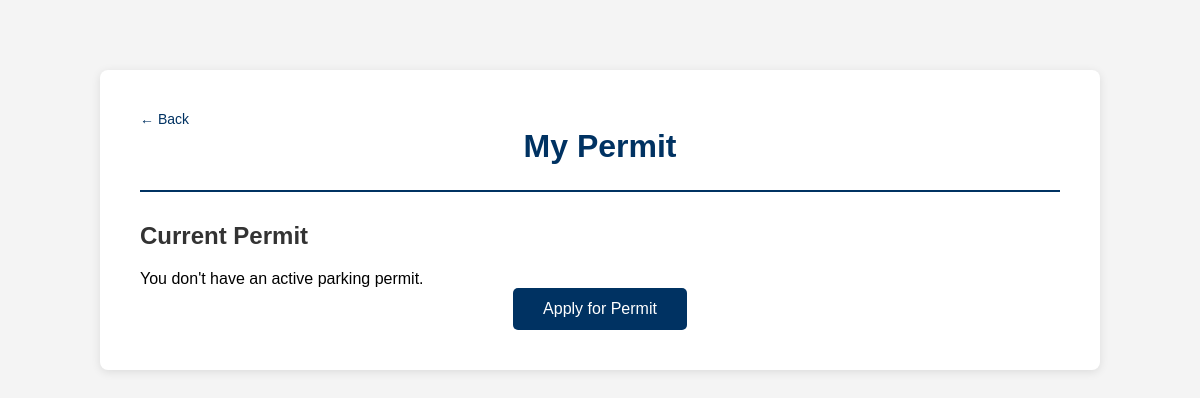
The app's page /view_permit (signed in), older data.
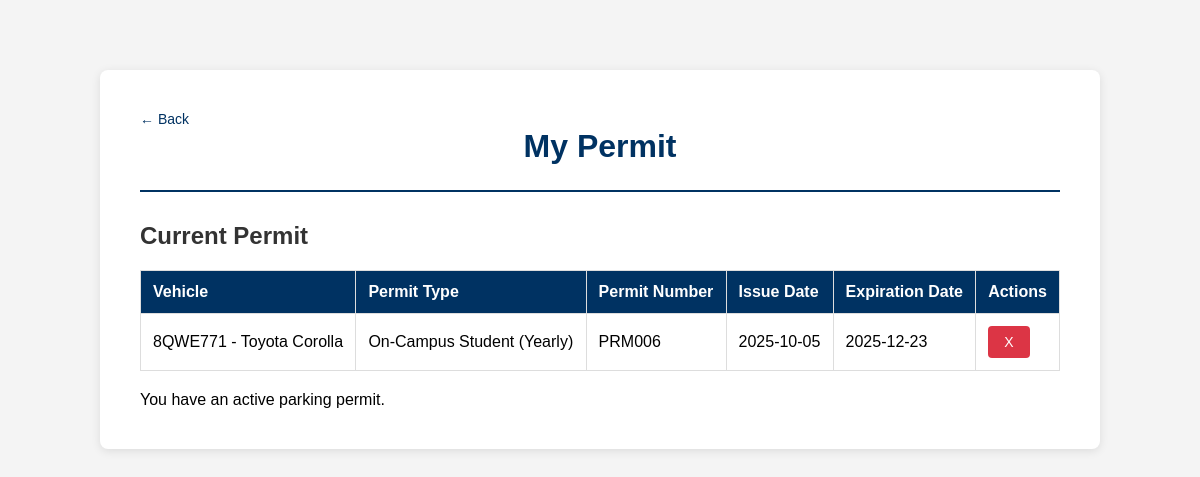
The same page, newer data.
### tables this page shows
CREATE TABLE permit (
    p_permitkey integer PRIMARY KEY,
    p_userkey integer not null,
    p_vehicleskey integer not null,
    p_permittypekey integer not null,
    p_permitnum varchar(20) NOT NULL,
    p_issuedate date not null,
    p_expirationdate date not null,

    FOREIGN KEY (p_userkey) REFERENCES users(u_userkey),
    FOREIGN KEY (p_vehicleskey) REFERENCES vehicles(v_vehicleskey),
    FOREIGN KEY (p_permittypekey) REFERENCES permitType(pt_permittypekey)
);

CREATE TABLE vehicles (
    v_vehicleskey integer PRIMARY KEY,
    v_userkey integer not null,
    v_plateno varchar(7) not null,
    v_platestate varchar(20),
    v_maker varchar(20),
    v_model varchar(10),
    v_color varchar(10),

    FOREIGN KEY (v_userkey) REFERENCES users(u_userkey)
);

CREATE TABLE permitType (
    pt_permittypekey integer PRIMARY KEY,
    pt_category varchar(20),
    pt_duration varchar(20)
);

### Phase-03/app.py (the view, shortened to what this page needs)
@app.route('/view_permit', methods=['GET', 'POST'])
@login_required
def view_permit():
    conn = sqlite3.connect('instance/data.sqlite')
    cursor = conn.cursor()
    error = None
    cursor.execute("""
        SELECT p.p_permitkey, v.v_plateno, v.v_maker, v.v_model, v.v_color,
               pt.pt_category, pt.pt_duration, p.p_permitnum,
               p.p_issuedate, p.p_expirationdate
        FROM permit p
        JOIN permitType pt ON pt.pt_permittypekey = p.p_permittypekey
        JOIN vehicles v ON p.p_vehicleskey = v.v_vehicleskey
        WHERE p.p_userkey = ? AND p.p_expirationdate >= DATETIME('now', '-08:00')
    """, [current_user.u_userkey])
    permits = cursor.fetchall()
    conn.close()
    return render_template('view_permit.html', permits=permits, has_permit=len(permits) > 0,
                         error=error, username=current_user.username)

### Phase-03/app.py (called while the page is built)
@login_manager.user_loader
def load_user(user_id):
    return User.query.get(int(user_id))

### Phase-03/templates/view_permit.html (shortened to what this page needs)
<!DOCTYPE html>
<html lang="en">
<head>
    <link rel="stylesheet" href="{{ url_for('static', filename='style.css') }}">
</head>
<body>
    <div class="container">
        <header>
            <a href="{{ url_for('home') }}" class="back-link">← Back</a>
            <h1>My Permit</h1>
        </header>
        <main>
            <h2>Current Permit</h2>
            {% if has_permit %}
                <table>
                    <thead>
                        <tr>
                            <th>Vehicle</th>
                            <th>Permit Type</th>
                            <th>Permit Number</th>
                            <th>Issue Date</th>
                            <th>Expiration Date</th>
                             <th>Actions</th>
                        </tr>
                    </thead>
                    <tbody>
                        {% for permit in permits %}
                        <tr>
                            <td>{{ permit[1] }} - {{ permit[2] }} {{ permit[3] }}</td>
                            <td>{{ permit[5] }} ({{ permit[6] }})</td>
                            <td>{{ permit[7] }}</td>
                            <td>{{ permit[8] }}</td>
                            <td>{{ permit[9] }}</td>
                            <td>
                                <form method="POST" action="{{ url_for('view_permit') }}" style="display:inline;">
                                    <button type="submit" class="delete-btn"
                                            onclick="return confirm('Are you sure you want to delete this permit?')">
                                        X
                                    </button>
                                </form>
                            </td>
                        </tr>
                        {% endfor %}
                    </tbody>
                </table>
                <div class="permit-info">
                    <p class="info-message">You have an active parking permit.</p>
                </div>
            {% else %}
                <p class="no-data">You don't have an active parking permit.</p>
                <div class="button-container">
                    <button class="primary-btn" onclick="window.location.href='{{ url_for('apply_permit') }}'">Apply for Permit</button>
                </div>
            {% endif %}
        </main>
    </div>
</body>
</html>

Row changes from the older to the newer data that the page shows:
now on this page (row edited): permit: v_plateno "8QWE771", v_maker "Toyota", v_model "Corolla", pt_category "On-Campus Student", pt_duration "Yearly", p_permitnum "PRM006", p_issuedate "2025-10-05", p_expirationdate "2025-12-23"
Text that changed along with them:
text no longer shown: "You don't have an active parking permit. Apply for Permit"
text now shown: "Vehicle Permit Type Permit Number Issue Date Expiration Date Actions You have an active parking permit."
